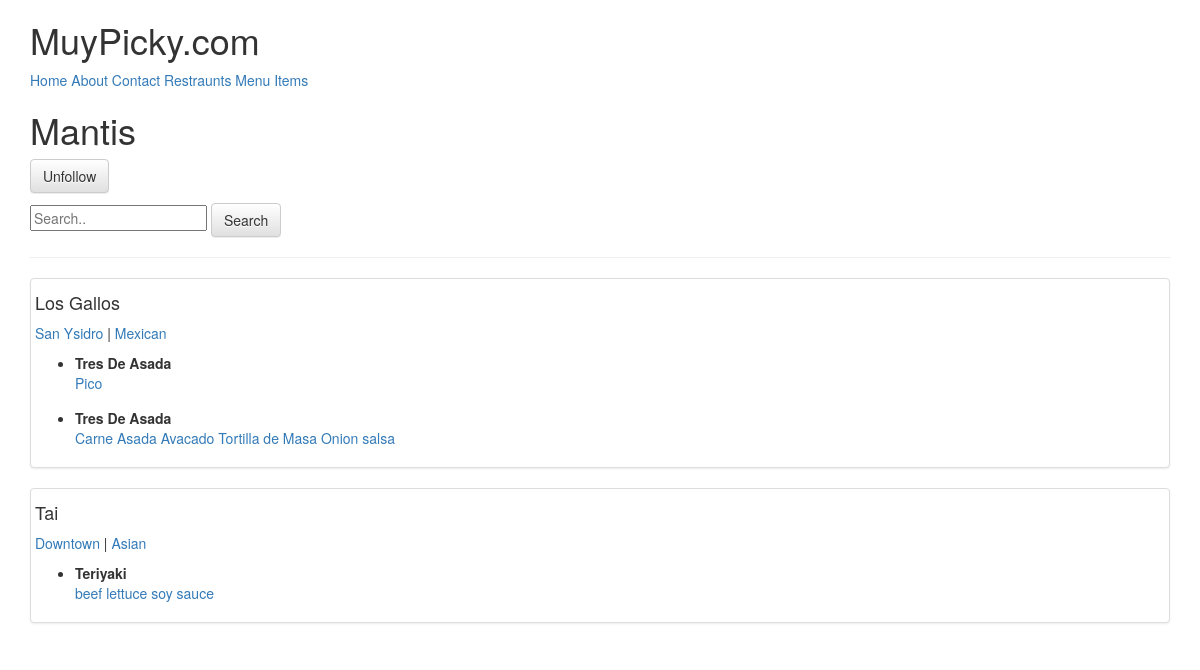
The page /u/Mantis/ (signed in) on the database its author committed.
### restraunts/models.py (models this page shows, shortened)
class RestrauntLocation(models.Model):
	owner               = models.ForeignKey(User)
	name 				= models.CharField(max_length=120)
	location 			= models.CharField(max_length=120, null=True, blank=True)
	category            = models.CharField(max_length=120, null=True, blank=True, validators=[validate_category])
	timestamp           = models.DateTimeField(auto_now_add=True)
	updated             = models.DateTimeField(auto_now=True)
	slug         		= models.SlugField(null=True, blank=True)
	objects = RestrauntLocationManager()
	@property
	def title(self):
		return self.name

### menus/models.py (models this page shows, shortened)
class Item(models.Model):
	user 				= models.ForeignKey(settings.AUTH_USER_MODEL)
	restraunt 			= models.ForeignKey(RestrauntLocation)
	name				= models.CharField(max_length=120)
	contents			= models.TextField(help_text='Separate each item by comma')
	excludes			= models.TextField(blank=True, null=True, help_text='Separate each item by comma')
	public				= models.BooleanField(default=True)
	timestamp           = models.DateTimeField(auto_now_add=True)
	updated             = models.DateTimeField(auto_now=True)
	class Meta:
		ordering = ['-updated', '-timestamp']
	def get_contents(self):
		return self.contents.split(",")

### profiles/views.py (the view)
# urls.py: url(r'^(?P<username>[\w-]+)/$', ProfileDetailView.as_view(), name='detail'),
class ProfileDetailView(DetailView):
	template_name = 'profiles/user.html'
	def get_object(self):
		username = self.kwargs.get("username")
		if username is None:
			raise Http404
		return get_object_or_404(User, username__iexact=username, is_active=True)
	def get_context_data(self, *args, **kwargs):
		context = super(ProfileDetailView, self).get_context_data(*args, **kwargs)
		user = context['user']
		is_following = False
		if user.profile in self.request.user.is_following.all():
			is_following = True
		context['is_following'] = is_following
		query = self.request.GET.get('q')
		items_exists = Item.objects.filter(user=user).exists()
		qs = RestrauntLocation.objects.filter(owner=user).search(query)
		if items_exists and qs.exists():
			context['locations'] =  qs
		return context

### restraunts/models.py (called while the page is built, shortened)
	def search(self, query):
		return self

	def get_queryset(self):
		return RestrauntLocationMangerQuerySet(self.model, using=self._db)

### profiles/templates/profiles/user.html (shortened to what this page needs)
{% extends "base.html" %}
{% block content %}
<h1>{{ user.username }}</h1>
<p>{% include 'profiles/snippet/follow_form.html' with username=user.username is_following=is_following %}</p>
<form class='form' method='GET' action='.'>
<input type='text' placeholder="Search.." name='q' value='{{ request.GET.q }}'>
<button class='btn btn-default' type='submit'>Search</button>
<hr/>
{% if locations %}
{% for rest in locations %}
	<div class='row'>
	<div class='col-sm-12'>
		<div class='thumbnail'>
			<h4>{{ rest.title }}</h4>
			<p><a href='{{ request.path }}?q={{ rest.location }}'>{{ rest.location }}</a> |
			   <a href='{{ request.path }}?q={{ rest.category }}'>{{ rest.category }}</a>
			</p>
			<p>
			<ul>
				{% for item in rest.item_set.all %}
					<li style='margin-bottom: 15px;'><b>{{ item.name }}</b><br/>
						{% for ing in item.get_contents %}
							<a href='{{ request.path }}?q={{ ing }}'>{{ ing }}</a>
						{% endfor %}
					</li>
				{% endfor %}
			</ul>
			</p>
		</div>
	</div>
	</div>
{% endfor %}
{% else %}
<p class='lead'>No Items Found</p>
{% endif %}
{% endblock %}

### rows shown on the page
RestrauntLocation: title "Los Gallos", location "San Ysidro", category "Mexican"
Item: name "Tres De Asada", get_contents "Pico"
Item: name "Tres De Asada", get_contents "Carne Asada" "Avacado" "Tortilla de Masa" "Onion" "salsa"
RestrauntLocation: title "Tai", location "Downtown", category "Asian"
Item: name "Teriyaki", get_contents "beef" "lettuce" "soy sauce"

### other values the page prints
{{ user.username }} "Mantis"
